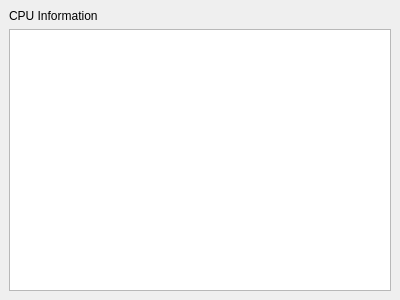
<?xml version="1.0" encoding="UTF-8"?>
<ui version="4.0">
 <class>HardwareCPUModule</class>
 <widget class="QWidget" name="HardwareCPUModule">
  <property name="geometry">
   <rect>
    <x>0</x>
    <y>0</y>
    <width>400</width>
    <height>300</height>
   </rect>
  </property>
  <property name="sizePolicy">
   <sizepolicy hsizetype="Expanding" vsizetype="Preferred">
    <horstretch>0</horstretch>
    <verstretch>0</verstretch>
   </sizepolicy>
  </property>
  <property name="windowTitle">
   <string>Form</string>
  </property>
  <layout class="QVBoxLayout" name="verticalLayout">
   <property name="margin">
    <number>0</number>
   </property>
   <item>
    <widget class="QScrollArea" name="scrollArea">
     <property name="frameShape">
      <enum>QFrame::NoFrame</enum>
     </property>
     <property name="widgetResizable">
      <bool>true</bool>
     </property>
     <widget class="QWidget" name="HardwareWidget">
      <property name="geometry">
       <rect>
        <x>0</x>
        <y>0</y>
        <width>400</width>
        <height>300</height>
       </rect>
      </property>
      <property name="sizePolicy">
       <sizepolicy hsizetype="Expanding" vsizetype="Preferred">
        <horstretch>0</horstretch>
        <verstretch>0</verstretch>
       </sizepolicy>
      </property>
      <layout class="QVBoxLayout" name="verticalLayout_2">
       <item>
        <widget class="QLabel" name="cpuLabel">
         <property name="text">
          <string>CPU Information</string>
         </property>
        </widget>
       </item>
       <item>
        <widget class="QTreeView" name="cpuTreeView"/>
       </item>
      </layout>
     </widget>
    </widget>
   </item>
  </layout>
 </widget>
 <resources/>
 <connections/>
</ui>
